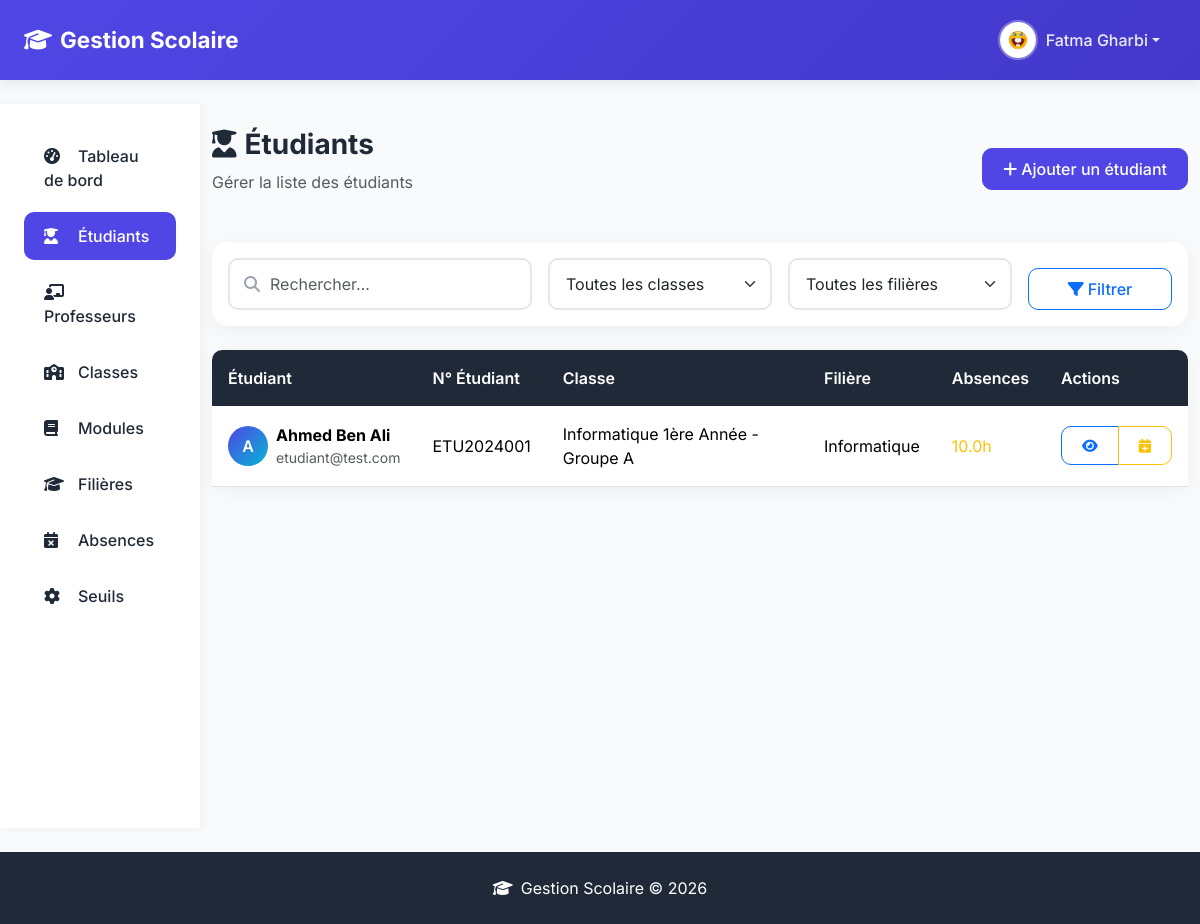
The app's page /admin/students (signed in), older data.
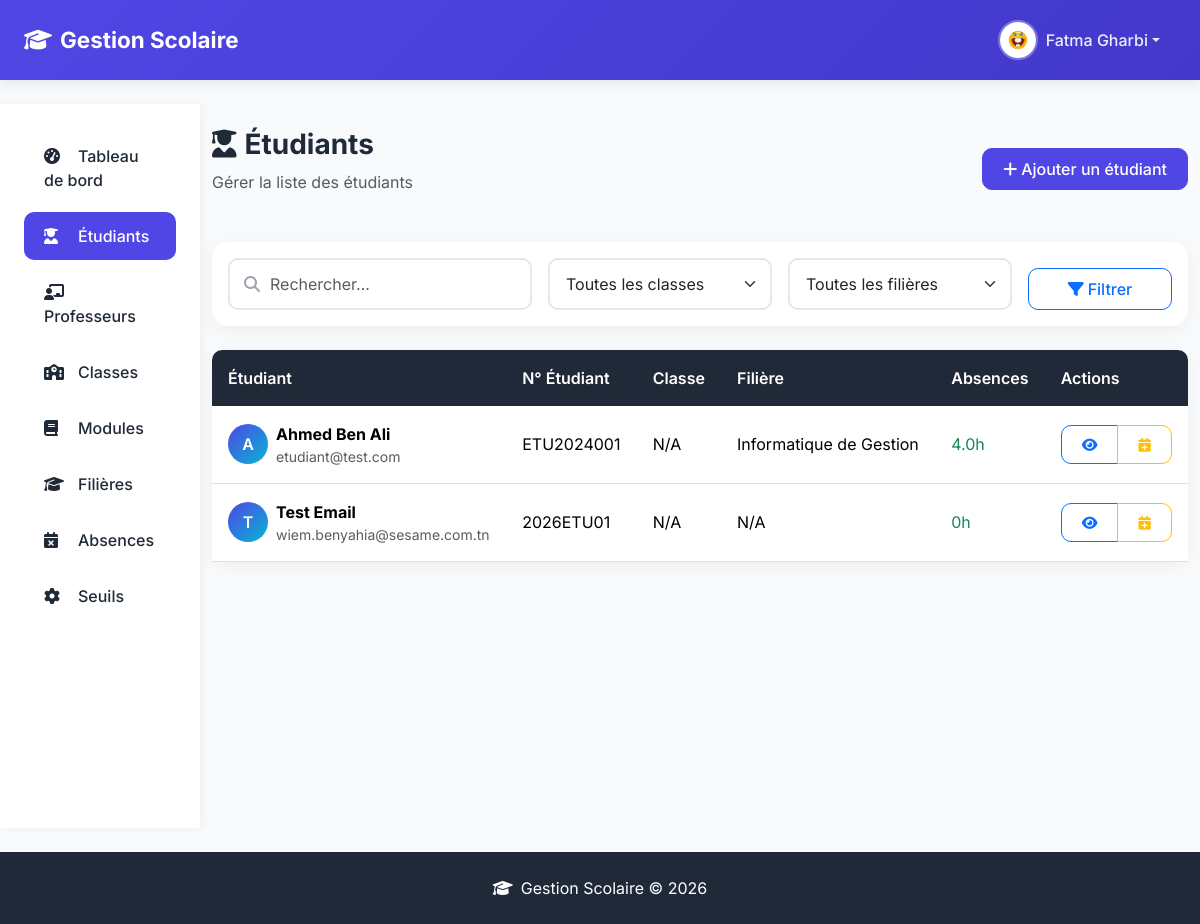
The same page, newer data.
### models.py (models this page shows, shortened)
class StudentProfile(db.Model):
    __tablename__ = 'student_profile'
    id = db.Column(db.Integer, primary_key=True)
    user_id = db.Column(db.Integer, db.ForeignKey('user.id', ondelete='CASCADE'), unique=True, nullable=False)
    student_id = db.Column(db.String(20), unique=True, nullable=False, index=True)
    first_name = db.Column(db.String(100), nullable=False)
    last_name = db.Column(db.String(100), nullable=False)
    date_of_birth = db.Column(db.Date, nullable=True)
    place_of_birth = db.Column(db.String(100), nullable=True)
    phone = db.Column(db.String(20), nullable=True)
    address = db.Column(db.String(255), nullable=True)
    photo = db.Column(db.String(200), nullable=True)
    created_at = db.Column(db.DateTime, default=datetime.utcnow)
    updated_at = db.Column(db.DateTime, default=datetime.utcnow, onupdate=datetime.utcnow)
    major_id = db.Column(db.Integer, db.ForeignKey('major.id'), nullable=True)
    current_semester = db.Column(db.Integer, default=1)
    class_id = db.Column(db.Integer, db.ForeignKey('classe.id'), nullable=True)
    enrollment_date = db.Column(db.Date, default=date.today)
    user = db.relationship('User', back_populates='student_profile')
    major = db.relationship('Major', back_populates='students')
    classe = db.relationship('Classe', back_populates='students')
    absences = db.relationship('StudentAbsence', back_populates='student', cascade='all, delete-orphan')
    def get_total_absence_hours(self, module_id=None, count_justified=False):
        query = StudentAbsence.query.filter_by(student_id=self.id)
        if module_id:
            query = query.filter_by(module_id=module_id)
        if not count_justified:
            query = query.filter_by(is_justified=False)
        return sum(a.hours for a in query.all())

class User(UserMixin, db.Model):
    __tablename__ = 'user'
    id = db.Column(db.Integer, primary_key=True)
    email = db.Column(db.String(120), unique=True, nullable=False, index=True)
    password_hash = db.Column(db.String(255), nullable=False)
    role = db.Column(db.String(20), nullable=False, default=UserRole.STUDENT)
    is_active = db.Column(db.Boolean, default=True)
    is_first_login = db.Column(db.Boolean, default=True)
    initial_password = db.Column(db.String(50), nullable=True)  # Stores initial password temporarily
    created_at = db.Column(db.DateTime, default=datetime.utcnow)
    updated_at = db.Column(db.DateTime, default=datetime.utcnow, onupdate=datetime.utcnow)
    last_login = db.Column(db.DateTime, nullable=True)
    created_by_id = db.Column(db.Integer, db.ForeignKey('user.id'), nullable=True)
    student_profile = db.relationship('StudentProfile', back_populates='user', uselist=False, cascade='all, delete-orphan')
    professor_profile = db.relationship('ProfessorProfile', back_populates='user', uselist=False, cascade='all, delete-orphan')
    staff_profile = db.relationship('StaffProfile', back_populates='user', uselist=False, cascade='all, delete-orphan')
    created_by = db.relationship('User', remote_side=[id], backref='created_users')
    @property
    def profile(self):
        if self.role == UserRole.STUDENT:
            return self.student_profile
        elif self.role == UserRole.PROFESSOR:
            return self.professor_profile
        elif self.role in [UserRole.ADMIN_STAFF, UserRole.SUPER_ADMIN]:
            return self.staff_profile
        return None
    @property
    def full_name(self):
        profile = self.profile
        if profile:
            return f"{profile.first_name} {profile.last_name}"
        return self.email
    def is_super_admin(self):
        return self.role == UserRole.SUPER_ADMIN

class Classe(db.Model):
    __tablename__ = 'classe'
    id = db.Column(db.Integer, primary_key=True)
    code = db.Column(db.String(20), unique=True, nullable=False, index=True)
    name = db.Column(db.String(100), nullable=False)
    academic_year = db.Column(db.String(9), nullable=True)
    semester = db.Column(db.Integer, default=1)
    max_students = db.Column(db.Integer, default=30)
    is_active = db.Column(db.Boolean, default=True)
    created_at = db.Column(db.DateTime, default=datetime.utcnow)
    major_id = db.Column(db.Integer, db.ForeignKey('major.id'), nullable=True)
    students = db.relationship('StudentProfile', back_populates='classe')
    teaching_assignments = db.relationship('TeachingAssignment', back_populates='classe', cascade='all, delete-orphan')
    major = db.relationship('Major', back_populates='classes')

class Major(db.Model):
    __tablename__ = 'major'
    id = db.Column(db.Integer, primary_key=True)
    code = db.Column(db.String(20), unique=True, nullable=False, index=True)
    name = db.Column(db.String(100), nullable=False)
    description = db.Column(db.Text, nullable=True)
    total_semesters = db.Column(db.Integer, default=6)
    is_active = db.Column(db.Boolean, default=True)
    created_at = db.Column(db.DateTime, default=datetime.utcnow)
    students = db.relationship('StudentProfile', back_populates='major')
    modules = db.relationship('MajorModule', back_populates='major', cascade='all, delete-orphan')
    classes = db.relationship('Classe', back_populates='major')

### routes/admin.py (the view, shortened to what this page needs)
@admin_bp.route('/students')
@login_required
@admin_required
def list_students():
    page = request.args.get('page', 1, type=int)
    class_filter = request.args.get('class_id', 0, type=int)
    major_filter = request.args.get('major_id', 0, type=int)
    search = request.args.get('search', '')
    query = StudentProfile.query
    if class_filter:
        query = query.filter_by(class_id=class_filter)
    if major_filter:
        query = query.filter_by(major_id=major_filter)
    students = query.order_by(StudentProfile.last_name).paginate(
        page=page, per_page=current_app.config.get('ITEMS_PER_PAGE', 20)
    )
    classes = Classe.query.filter_by(is_active=True).all()
    majors = Major.query.filter_by(is_active=True).all()
    return render_template('admin/students/list.html',
                          students=students,
                          classes=classes,
                          majors=majors,
                          class_filter=class_filter,
                          major_filter=major_filter,
                          search=search)

### templates/admin/students/list.html (shortened to what the changed rows need)
{% extends "admin/admin_base.html" %}
{% block admin_content %}
<div class="py-4">
    <div class="page-header d-flex justify-content-between align-items-center">
        <div>
            <h1><i class="fas fa-user-graduate me-2"></i>Étudiants</h1>
        </div>
    </div>
    <div class="card">
        <div class="card-body p-0">
            <div class="table-responsive">
                <table class="table table-hover mb-0">
                    <thead>
                        <tr>
                            <th>Étudiant</th>
                            <th>N° Étudiant</th>
                            <th>Classe</th>
                            <th>Filière</th>
                            <th>Absences</th>
                            <th>Actions</th>
                        </tr>
                    </thead>
                    <tbody>
                        {% for student in students.items %}
                        <tr>
                            <td>
                                <div class="d-flex align-items-center">
                                    {% if student.photo %}
                                        <img src="{{ url_for('static', filename='image/' + student.photo) }}" class="rounded-circle me-2" width="40" height="40" alt="">
                                    {% else %}
                                        <div class="avatar-placeholder me-2" style="width: 40px; height: 40px;">{{ student.first_name[0] | upper if student.first_name else 'E' }}</div>
                                    {% endif %}
                                    <div>
                                        <strong>{{ student.first_name }} {{ student.last_name }}</strong>
                                        <p class="small text-muted mb-0">{{ student.user.email }}</p>
                                    </div>
                                </div>
                            </td>
                            <td>{{ student.student_id or 'N/A' }}</td>
                            <td>{{ student.classe.name if student.classe else 'N/A' }}</td>
                            <td>{{ student.major.name if student.major else 'N/A' }}</td>
                            <td>
                                {% set total_hours = student.get_total_absence_hours() %}
                                <span class="{% if total_hours > 10 %}text-danger{% elif total_hours > 5 %}text-warning{% else %}text-success{% endif %}">
                                    {{ total_hours }}h
                                </span>
                            </td>
                            <td>
                                <div class="btn-group btn-group-sm">
                                    <a href="{{ url_for('admin.view_student', id=student.id) }}" class="btn btn-outline-primary" title="Voir">
                                        <i class="fas fa-eye"></i>
                                    </a>
                                    <a href="{{ url_for('admin.create_student_absence') }}?student_id={{ student.id }}" class="btn btn-outline-warning" title="Ajouter absence">
                                        <i class="fas fa-calendar-plus"></i>
                                    </a>
                                </div>
                            </td>
                        </tr>
                        {% else %}
                        <tr>
                            <td colspan="6" class="text-center py-4 text-muted">Aucun étudiant trouvé</td>
                        </tr>
                        {% endfor %}
                    </tbody>
                </table>
            </div>
        </div>
    </div>
</div>
{% endblock admin_content %}

Row changes from the older to the newer data that the page shows:
changed through a linked row, StudentProfile "Ahmed": classe "Informatique 1ère Année - Groupe A" → "N/A"; major "Informatique" → "Informatique de Gestion"; total_hours "10.0" → "4.0"
added StudentProfile: first_name "T", first_name "Test", last_name "Email", user.email "wiem.benyahia@sesame.com.tn", student "2026ETU01", classe "N/A", major "N/A", total_hours "0"
